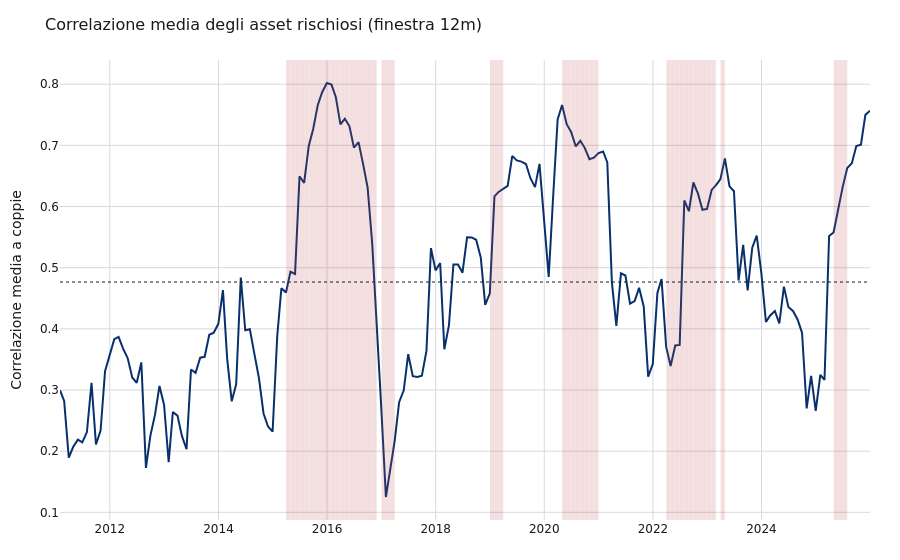

Write notebook code for a chart like this one.
### Code cell
ch.rolling_correlation(interactive=True).show()

### Figure 1 — Plotly figure (JSON) as saved in the notebook; plotly's stock layout.template omitted (floating-point values rounded to 4 significant figures; data arrays with more than 128 entries replaced by an {"elided": "..."} marker saying what was removed)
{"data": [{"hovertemplate": "%{x|%b %Y}: %{y:.2f}<extra></extra>", "line": {"color": "#08306B", "width": 2}, "name": "Correlazione media", "type": "scatter", "x": {"elided": "180 str values"}, "y": {"elided": "180 float values"}}], "layout": {"autosize": true, "font": {"color": "#1A1A1A", "family": "DejaVu Sans, Arial", "size": 12}, "hovermode": "x unified", "legend": {"bgcolor": "rgba(255,255,255,0.6)", "orientation": "v", "x": 0.01, "y": 0.99}, "margin": {"b": 40, "l": 60, "r": 30, "t": 60}, "shapes": [{"fillcolor": "#C44E52", "line": {"width": 0}, "opacity": 0.18, "type": "rect", "x0": "2015-04-01T00:00:00", "x1": "2015-04-30T00:00:00", "xref": "x", "y0": 0, "y1": 1, "yref": "y domain"}, {"fillcolor": "#C44E52", "line": {"width": 0}, "opacity": 0.18, "type": "rect", "x0": "2015-05-01T00:00:00", "x1": "2015-05-31T00:00:00", "xref": "x", "y0": 0, "y1": 1, "yref": "y domain"}, {"fillcolor": "#C44E52", "line": {"width": 0}, "opacity": 0.18, "type": "rect", "x0": "2015-06-01T00:00:00", "x1": "2015-06-30T00:00:00", "xref": "x", "y0": 0, "y1": 1, "yref": "y domain"}, {"fillcolor": "#C44E52", "line": {"width": 0}, "opacity": 0.18, "type": "rect", "x0": "2015-07-01T00:00:00", "x1": "2015-07-31T00:00:00", "xref": "x", "y0": 0, "y1": 1, "yref": "y domain"}, {"fillcolor": "#C44E52", "line": {"width": 0}, "opacity": 0.18, "type": "rect", "x0": "2015-08-01T00:00:00", "x1": "2015-08-31T00:00:00", "xref": "x", "y0": 0, "y1": 1, "yref": "y domain"}, {"fillcolor": "#C44E52", "line": {"width": 0}, "opacity": 0.18, "type": "rect", "x0": "2015-09-01T00:00:00", "x1": "2015-09-30T00:00:00", "xref": "x", "y0": 0, "y1": 1, "yref": "y domain"}, {"fillcolor": "#C44E52", "line": {"width": 0}, "opacity": 0.18, "type": "rect", "x0": "2015-10-01T00:00:00", "x1": "2015-10-31T00:00:00", "xref": "x", "y0": 0, "y1": 1, "yref": "y domain"}, {"fillcolor": "#C44E52", "line": {"width": 0}, "opacity": 0.18, "type": "rect", "x0": "2015-11-01T00:00:00", "x1": "2015-11-30T00:00:00", "xref": "x", "y0": 0, "y1": 1, "yref": "y domain"}, {"fillcolor": "#C44E52", "line": {"width": 0}, "opacity": 0.18, "type": "rect", "x0": "2015-12-01T00:00:00", "x1": "2015-12-31T00:00:00", "xref": "x", "y0": 0, "y1": 1, "yref": "y domain"}, {"fillcolor": "#C44E52", "line": {"width": 0}, "opacity": 0.18, "type": "rect", "x0": "2016-01-01T00:00:00", "x1": "2016-01-31T00:00:00", "xref": "x", "y0": 0, "y1": 1, "yref": "y domain"}, {"fillcolor": "#C44E52", "line": {"width": 0}, "opacity": 0.18, "type": "rect", "x0": "2016-02-01T00:00:00", "x1": "2016-02-29T00:00:00", "xref": "x", "y0": 0, "y1": 1, "yref": "y domain"}, {"fillcolor": "#C44E52", "line": {"width": 0}, "opacity": 0.18, "type": "rect", "x0": "2016-03-01T00:00:00", "x1": "2016-03-31T00:00:00", "xref": "x", "y0": 0, "y1": 1, "yref": "y domain"}, {"fillcolor": "#C44E52", "line": {"width": 0}, "opacity": 0.18, "type": "rect", "x0": "2016-04-01T00:00:00", "x1": "2016-04-30T00:00:00", "xref": "x", "y0": 0, "y1": 1, "yref": "y domain"}, {"fillcolor": "#C44E52", "line": {"width": 0}, "opacity": 0.18, "type": "rect", "x0": "2016-05-01T00:00:00", "x1": "2016-05-31T00:00:00", "xref": "x", "y0": 0, "y1": 1, "yref": "y domain"}, {"fillcolor": "#C44E52", "line": {"width": 0}, "opacity": 0.18, "type": "rect", "x0": "2016-06-01T00:00:00", "x1": "2016-06-30T00:00:00", "xref": "x", "y0": 0, "y1": 1, "yref": "y domain"}, {"fillcolor": "#C44E52", "line": {"width": 0}, "opacity": 0.18, "type": "rect", "x0": "2016-07-01T00:00:00", "x1": "2016-07-31T00:00:00", "xref": "x", "y0": 0, "y1": 1, "yref": "y domain"}, {"fillcolor": "#C44E52", "line": {"width": 0}, "opacity": 0.18, "type": "rect", "x0": "2016-08-01T00:00:00", "x1": "2016-08-31T00:00:00", "xref": "x", "y0": 0, "y1": 1, "yref": "y domain"}, {"fillcolor": "#C44E52", "line": {"width": 0}, "opacity": 0.18, "type": "rect", "x0": "2016-09-01T00:00:00", "x1": "2016-09-30T00:00:00", "xref": "x", "y0": 0, "y1": 1, "yref": "y domain"}, {"fillcolor": "#C44E52", "line": {"width": 0}, "opacity": 0.18, "type": "rect", "x0": "2016-10-01T00:00:00", "x1": "2016-10-31T00:00:00", "xref": "x", "y0": 0, "y1": 1, "yref": "y domain"}, {"fillcolor": "#C44E52", "line": {"width": 0}, "opacity": 0.18, "type": "rect", "x0": "2016-11-01T00:00:00", "x1": "2016-11-30T00:00:00", "xref": "x", "y0": 0, "y1": 1, "yref": "y domain"}, {"fillcolor": "#C44E52", "line": {"width": 0}, "opacity": 0.18, "type": "rect", "x0": "2017-01-01T00:00:00", "x1": "2017-01-31T00:00:00", "xref": "x", "y0": 0, "y1": 1, "yref": "y domain"}, {"fillcolor": "#C44E52", "line": {"width": 0}, "opacity": 0.18, "type": "rect", "x0": "2017-02-01T00:00:00", "x1": "2017-02-28T00:00:00", "xref": "x", "y0": 0, "y1": 1, "yref": "y domain"}, {"fillcolor": "#C44E52", "line": {"width": 0}, "opacity": 0.18, "type": "rect", "x0": "2017-03-01T00:00:00", "x1": "2017-03-31T00:00:00", "xref": "x", "y0": 0, "y1": 1, "yref": "y domain"}, {"fillcolor": "#C44E52", "line": {"width": 0}, "opacity": 0.18, "type": "rect", "x0": "2019-01-01T00:00:00", "x1": "2019-01-31T00:00:00", "xref": "x", "y0": 0, "y1": 1, "yref": "y domain"}, {"fillcolor": "#C44E52", "line": {"width": 0}, "opacity": 0.18, "type": "rect", "x0": "2019-02-01T00:00:00", "x1": "2019-02-28T00:00:00", "xref": "x", "y0": 0, "y1": 1, "yref": "y domain"}, {"fillcolor": "#C44E52", "line": {"width": 0}, "opacity": 0.18, "type": "rect", "x0": "2019-03-01T00:00:00", "x1": "2019-03-31T00:00:00", "xref": "x", "y0": 0, "y1": 1, "yref": "y domain"}, {"fillcolor": "#C44E52", "line": {"width": 0}, "opacity": 0.18, "type": "rect", "x0": "2020-05-01T00:00:00", "x1": "2020-05-31T00:00:00", "xref": "x", "y0": 0, "y1": 1, "yref": "y domain"}, {"fillcolor": "#C44E52", "line": {"width": 0}, "opacity": 0.18, "type": "rect", "x0": "2020-06-01T00:00:00", "x1": "2020-06-30T00:00:00", "xref": "x", "y0": 0, "y1": 1, "yref": "y domain"}, {"fillcolor": "#C44E52", "line": {"width": 0}, "opacity": 0.18, "type": "rect", "x0": "2020-07-01T00:00:00", "x1": "2020-07-31T00:00:00", "xref": "x", "y0": 0, "y1": 1, "yref": "y domain"}, {"fillcolor": "#C44E52", "line": {"width": 0}, "opacity": 0.18, "type": "rect", "x0": "2020-08-01T00:00:00", "x1": "2020-08-31T00:00:00", "xref": "x", "y0": 0, "y1": 1, "yref": "y domain"}, {"fillcolor": "#C44E52", "line": {"width": 0}, "opacity": 0.18, "type": "rect", "x0": "2020-09-01T00:00:00", "x1": "2020-09-30T00:00:00", "xref": "x", "y0": 0, "y1": 1, "yref": "y domain"}, {"fillcolor": "#C44E52", "line": {"width": 0}, "opacity": 0.18, "type": "rect", "x0": "2020-10-01T00:00:00", "x1": "2020-10-31T00:00:00", "xref": "x", "y0": 0, "y1": 1, "yref": "y domain"}, {"fillcolor": "#C44E52", "line": {"width": 0}, "opacity": 0.18, "type": "rect", "x0": "2020-11-01T00:00:00", "x1": "2020-11-30T00:00:00", "xref": "x", "y0": 0, "y1": 1, "yref": "y domain"}, {"fillcolor": "#C44E52", "line": {"width": 0}, "opacity": 0.18, "type": "rect", "x0": "2020-12-01T00:00:00", "x1": "2020-12-31T00:00:00", "xref": "x", "y0": 0, "y1": 1, "yref": "y domain"}, {"fillcolor": "#C44E52", "line": {"width": 0}, "opacity": 0.18, "type": "rect", "x0": "2022-04-01T00:00:00", "x1": "2022-04-30T00:00:00", "xref": "x", "y0": 0, "y1": 1, "yref": "y domain"}, {"fillcolor": "#C44E52", "line": {"width": 0}, "opacity": 0.18, "type": "rect", "x0": "2022-05-01T00:00:00", "x1": "2022-05-31T00:00:00", "xref": "x", "y0": 0, "y1": 1, "yref": "y domain"}, {"fillcolor": "#C44E52", "line": {"width": 0}, "opacity": 0.18, "type": "rect", "x0": "2022-06-01T00:00:00", "x1": "2022-06-30T00:00:00", "xref": "x", "y0": 0, "y1": 1, "yref": "y domain"}, {"fillcolor": "#C44E52", "line": {"width": 0}, "opacity": 0.18, "type": "rect", "x0": "2022-07-01T00:00:00", "x1": "2022-07-31T00:00:00", "xref": "x", "y0": 0, "y1": 1, "yref": "y domain"}, {"fillcolor": "#C44E52", "line": {"width": 0}, "opacity": 0.18, "type": "rect", "x0": "2022-08-01T00:00:00", "x1": "2022-08-31T00:00:00", "xref": "x", "y0": 0, "y1": 1, "yref": "y domain"}, {"fillcolor": "#C44E52", "line": {"width": 0}, "opacity": 0.18, "type": "rect", "x0": "2022-09-01T00:00:00", "x1": "2022-09-30T00:00:00", "xref": "x", "y0": 0, "y1": 1, "yref": "y domain"}, {"fillcolor": "#C44E52", "line": {"width": 0}, "opacity": 0.18, "type": "rect", "x0": "2022-10-01T00:00:00", "x1": "2022-10-31T00:00:00", "xref": "x", "y0": 0, "y1": 1, "yref": "y domain"}, {"fillcolor": "#C44E52", "line": {"width": 0}, "opacity": 0.18, "type": "rect", "x0": "2022-11-01T00:00:00", "x1": "2022-11-30T00:00:00", "xref": "x", "y0": 0, "y1": 1, "yref": "y domain"}, {"fillcolor": "#C44E52", "line": {"width": 0}, "opacity": 0.18, "type": "rect", "x0": "2022-12-01T00:00:00", "x1": "2022-12-31T00:00:00", "xref": "x", "y0": 0, "y1": 1, "yref": "y domain"}, {"fillcolor": "#C44E52", "line": {"width": 0}, "opacity": 0.18, "type": "rect", "x0": "2023-01-01T00:00:00", "x1": "2023-01-31T00:00:00", "xref": "x", "y0": 0, "y1": 1, "yref": "y domain"}, {"fillcolor": "#C44E52", "line": {"width": 0}, "opacity": 0.18, "type": "rect", "x0": "2023-02-01T00:00:00", "x1": "2023-02-28T00:00:00", "xref": "x", "y0": 0, "y1": 1, "yref": "y domain"}, {"fillcolor": "#C44E52", "line": {"width": 0}, "opacity": 0.18, "type": "rect", "x0": "2023-04-01T00:00:00", "x1": "2023-04-30T00:00:00", "xref": "x", "y0": 0, "y1": 1, "yref": "y domain"}, {"fillcolor": "#C44E52", "line": {"width": 0}, "opacity": 0.18, "type": "rect", "x0": "2025-05-01T00:00:00", "x1": "2025-05-31T00:00:00", "xref": "x", "y0": 0, "y1": 1, "yref": "y domain"}, {"fillcolor": "#C44E52", "line": {"width": 0}, "opacity": 0.18, "type": "rect", "x0": "2025-06-01T00:00:00", "x1": "2025-06-30T00:00:00", "xref": "x", "y0": 0, "y1": 1, "yref": "y domain"}, {"fillcolor": "#C44E52", "line": {"width": 0}, "opacity": 0.18, "type": "rect", "x0": "2025-07-01T00:00:00", "x1": "2025-07-31T00:00:00", "xref": "x", "y0": 0, "y1": 1, "yref": "y domain"}, {"line": {"color": "#1A1A1A", "dash": "dot", "width": 1}, "type": "line", "x0": 0, "x1": 1, "xref": "x domain", "y0": 0.4765, "y1": 0.4765, "yref": "y"}], "title": {"font": {"color": "#1A1A1A", "size": 16}, "text": "Correlazione media degli asset rischiosi (finestra 12m)"}, "xaxis": {"autorange": true, "gridcolor": "#D9D9D9", "range": ["2011-01-31", "2025-12-31"], "showgrid": true, "type": "date"}, "yaxis": {"autorange": true, "gridcolor": "#D9D9D9", "range": [0.08744, 0.8396], "showgrid": true, "title": {"text": "Correlazione media a coppie"}, "type": "linear"}}}
